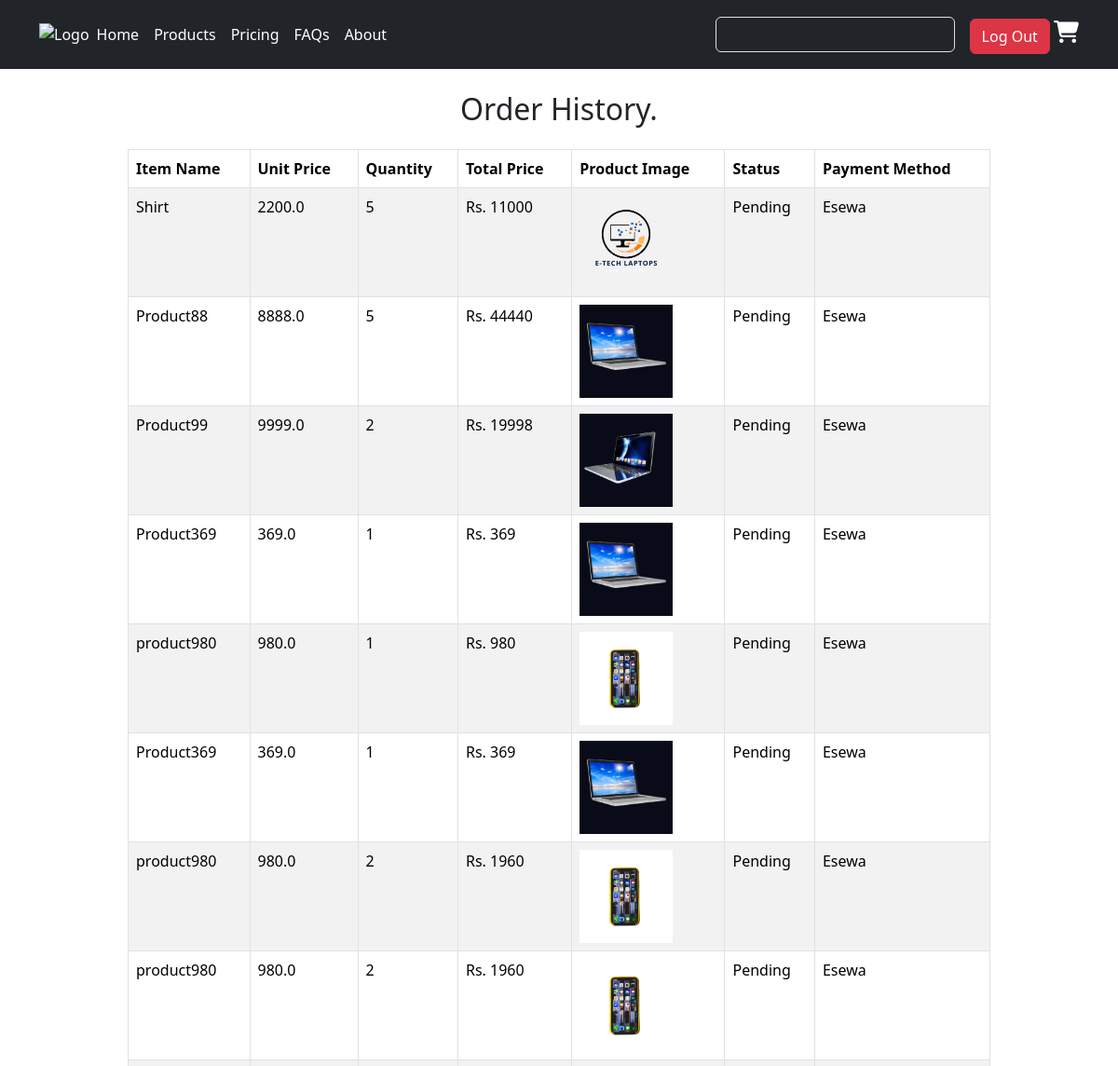
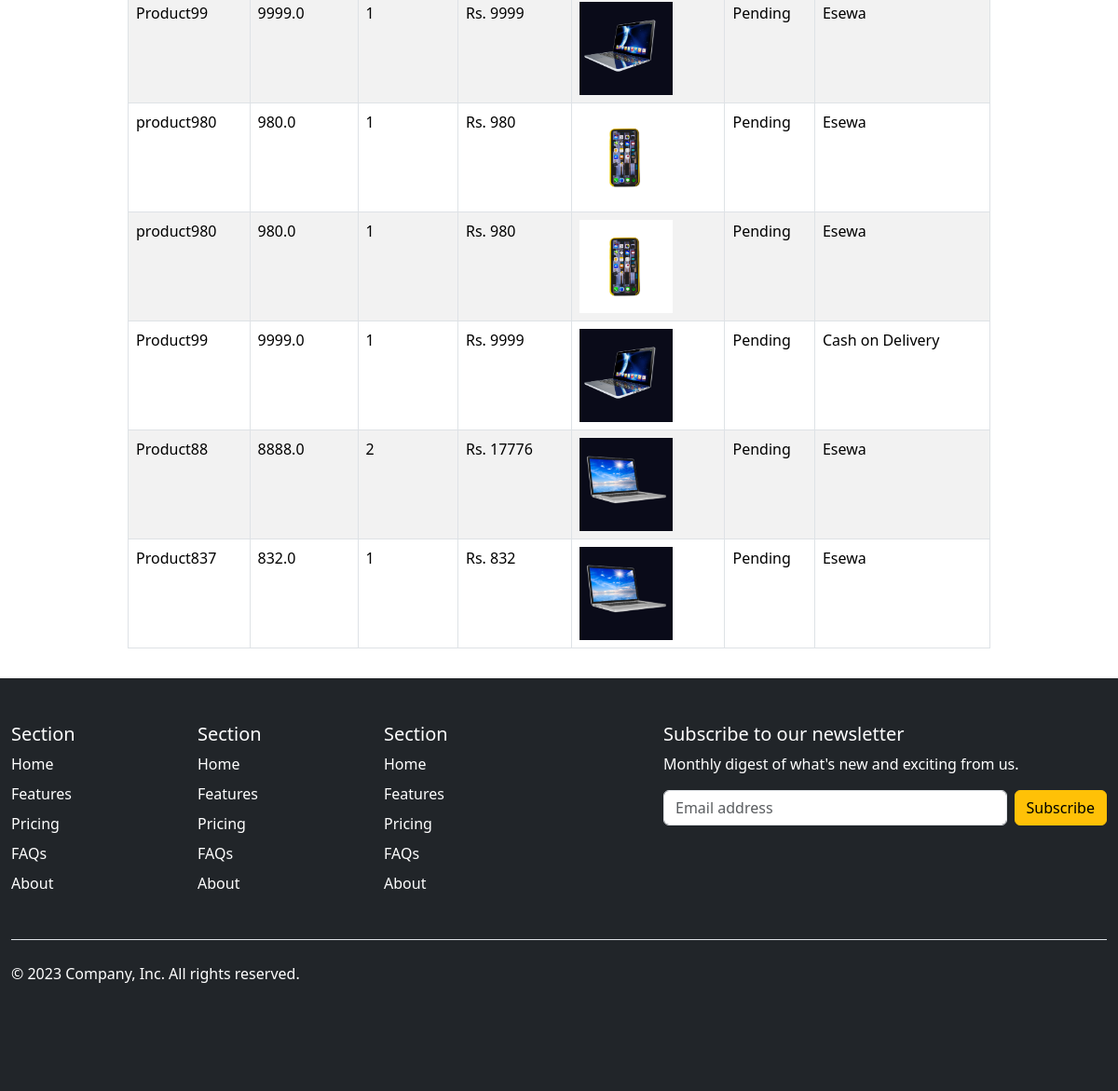
Page /myorder/ (signed in) on the committed database (2 pictures, top to bottom).
### users/models.py (models this page shows)
class Order(models.Model):
    PAYMENT=(
        ('Cash on Delivery','Cash on Delivery'),
        ('Esewa','Esewa')
    )
    product=models.ForeignKey(Product,on_delete=models.CASCADE)
    user=models.ForeignKey(User,on_delete=models.CASCADE)
    quantity=models.IntegerField()
    total_price=models.IntegerField()
    status=models.CharField(default='Pending', max_length=100)
    payment_method=models.CharField(max_length=100, choices=PAYMENT)
    payment_status=models.BooleanField(default=False)
    contact=models.CharField(validators=[MinLengthValidator(9),MaxLengthValidator(10)], max_length=10)
    address=models.CharField(max_length=200)
    created_date=models.DateTimeField(auto_now_add=True)

### products/models.py (models this page shows, shortened)
class Product(models.Model): # models baata Model import gareko
    product_name=models.CharField(max_length=100)
    product_price=models.FloatField()
    stock=models.IntegerField()
    product_description=models.TextField()
    product_image=models.FileField(upload_to='static/uploads', null=True) # kunai pani field db maa pathaunu xaina vaney null=True.
    created_date=models.DateTimeField(auto_now_add=True)
    category=models.ForeignKey(Category,on_delete=models.CASCADE , null=True) # category delete vayo vane product pani sangsangai delete hunuparyo.

### users/views.py (the view)
# urls.py: path('myorder/',my_order),
@login_required
def my_order(request):
    user=request.user  #jasle login gareko xa usle matrai dekhne.
    items=Order.objects.filter(user=user)
    context={
        'items':items
    }
    return render(request, 'users/myorder.html',context)

### users/templates/users/myorder.html (shortened to what this page needs)
{% extends 'layouts.html' %}
{% load static %}
{% block main-content %}
{% include "users/header.html" %}
<div class="container">
    <div class="row d-flex justify-content-center">
        <div class="col-md-10">
            {% if items|length < 1 %}
            <h2 class="text-center text-danger my-5"> No any order left.</h2>
            {% else %}
            <h2 class="text-center my-4">
               Order History.
            </h2>
            <table class="table table-bordered table-striped">
                <thead>
                    <tr>
                        <th> Item Name </th>
                        <th> Unit Price </th>
                        <th> Quantity </th>
                        <th> Total Price </th>
                        <th> Product Image </th>
                        <th> Status </th>
                        <th> Payment Method </th>
                    </tr>
                </thead>
                <tbody>
                    {% for i in items %}
                    <tr>
                    <td> {{i.product.product_name}} </td>
                    <td> {{i.product.product_price}} </td>
                    <td> {{i.quantity}} </td>
                    <td>Rs. {{i.total_price}} </td>
                    <td> <img src="/{{i.product.product_image}}" alt="{{i.product.product_name}}" width="100"> </td>
                    <td> {{i.status}} </td>
                    <td> {{i.payment_method}} </td>
                </tr>
                    {% endfor %}
                </tbody>
            </table>
            {% endif %}
        </div>
    </div>
</div>
{% include "users/footer.html" %}
{% endblock %}

### rows in the picture
Order: product.product_name "Shirt", product.product_price "2200.0", quantity "5", total_price "11000", product.product_image (picture), status "Pending", payment_method "Esewa"
Order: product.product_name "Product88", product.product_price "8888.0", quantity "5", total_price "44440", product.product_image (picture), status "Pending", payment_method "Esewa"
Order: product.product_name "Product99", product.product_price "9999.0", quantity "2", total_price "19998", product.product_image (picture), status "Pending", payment_method "Esewa"
Order: product.product_name "Product369", product.product_price "369.0", quantity "1", total_price "369", product.product_image (picture), status "Pending", payment_method "Esewa"
Order: product.product_name "product980", product.product_price "980.0", quantity "1", total_price "980", product.product_image (picture), status "Pending", payment_method "Esewa"
Order: product.product_name "Product369", product.product_price "369.0", quantity "1", total_price "369", product.product_image (picture), status "Pending", payment_method "Esewa"
Order: product.product_name "product980", product.product_price "980.0", quantity "2", total_price "1960", product.product_image (picture), status "Pending", payment_method "Esewa"
Order: product.product_name "product980", product.product_price "980.0", quantity "2", total_price "1960", product.product_image (picture), status "Pending", payment_method "Esewa"
Order: product.product_name "Product99", product.product_price "9999.0", quantity "1", total_price "9999", product.product_image (picture), status "Pending", payment_method "Esewa"
Order: product.product_name "product980", product.product_price "980.0", quantity "1", total_price "980", product.product_image (picture), status "Pending", payment_method "Esewa"
Order: product.product_name "product980", product.product_price "980.0", quantity "1", total_price "980", product.product_image (picture), status "Pending", payment_method "Esewa"
Order: product.product_name "Product99", product.product_price "9999.0", quantity "1", total_price "9999", product.product_image (picture), status "Pending", payment_method "Cash on Delivery"
Order: product.product_name "Product88", product.product_price "8888.0", quantity "2", total_price "17776", product.product_image (picture), status "Pending", payment_method "Esewa"
Order: product.product_name "Product837", product.product_price "832.0", quantity "1", total_price "832", product.product_image (picture), status "Pending", payment_method "Esewa"
